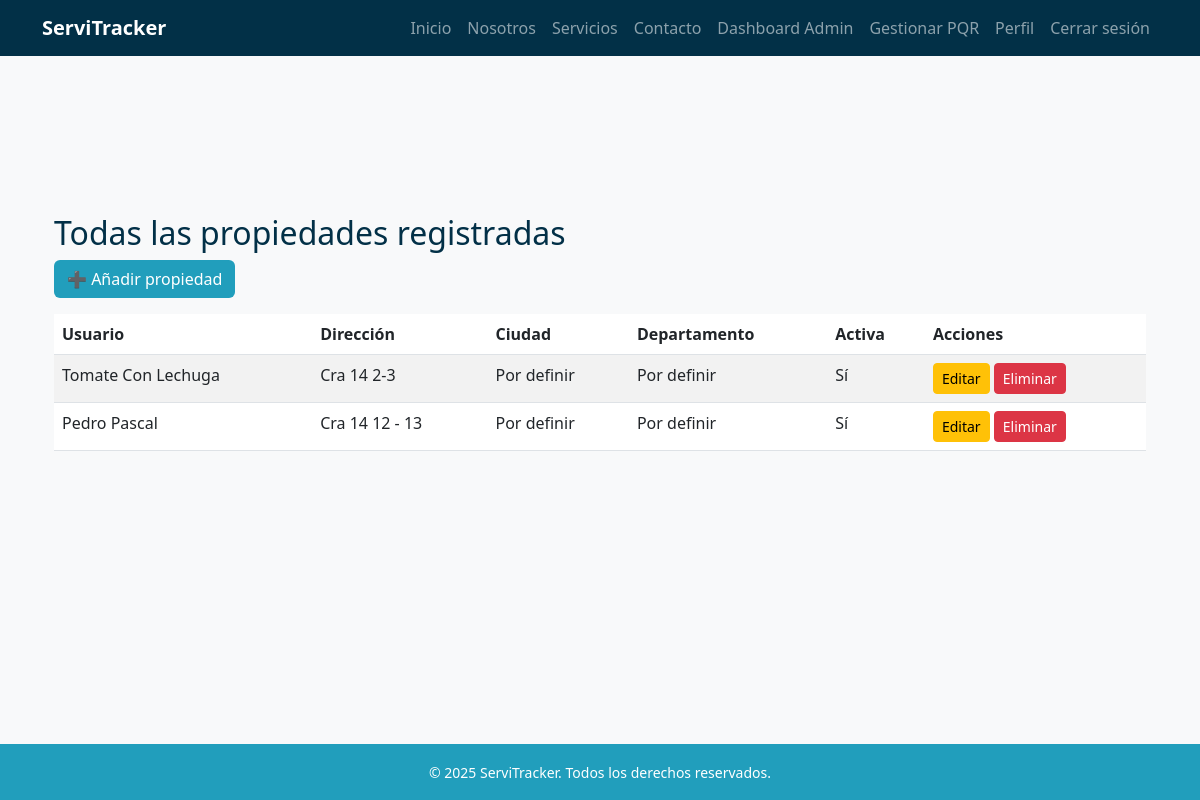
/propiedades/ (signed in), run on an earlier commit of the app's database.
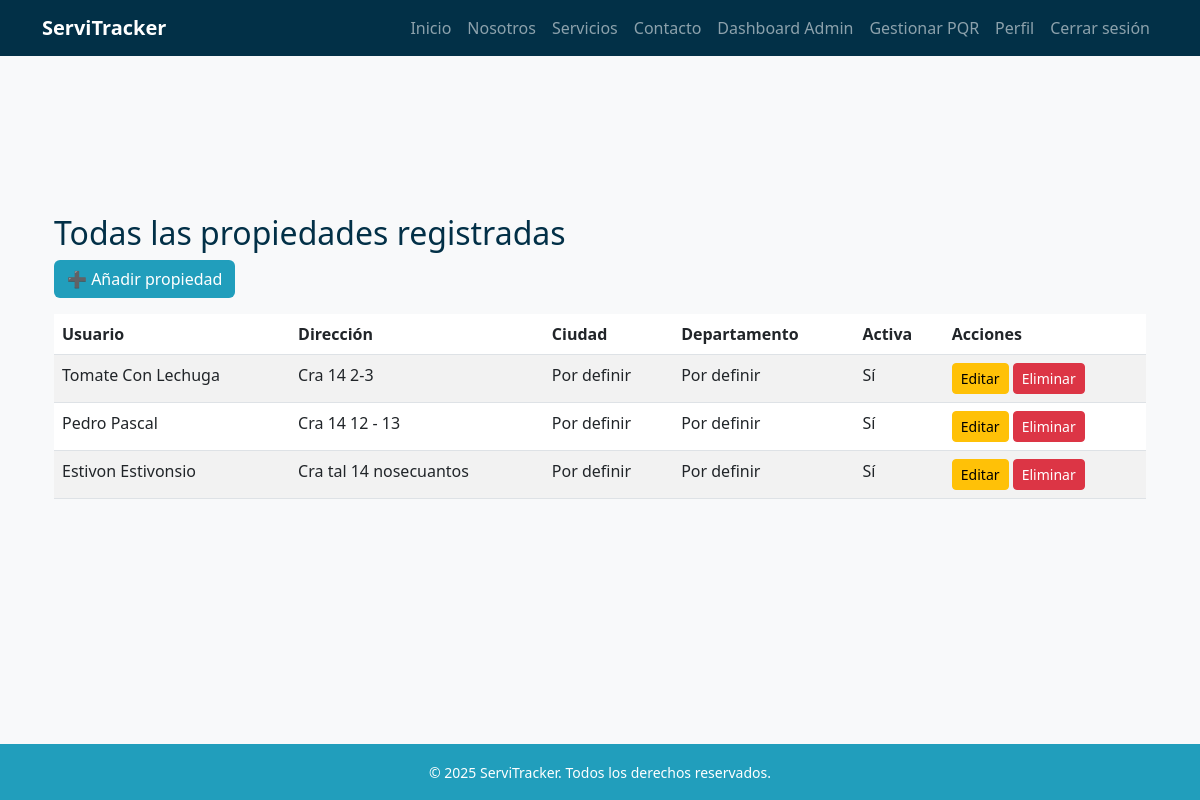
And on a later commit of the database.
### propiedades/models.py (models this page shows, shortened)
class Propiedad(models.Model):
    usuario = models.ForeignKey(
        settings.AUTH_USER_MODEL,
        on_delete=models.CASCADE,
        related_name='propiedades'
    )
    departamento = models.CharField(max_length=100)
    ciudad = models.CharField(max_length=100)
    direccion = models.CharField(max_length=200)
    activa = models.BooleanField(default=True)

### usuarios/models.py (models this page shows)
class Usuario(AbstractBaseUser, PermissionsMixin):
    ROLES = [
        ("administrador", "Administrador"),
        ("agente", "Agente"),
        ("tecnico", "Técnico"),
        ("ciudadano", "Ciudadano"),
    ]
    documento = models.CharField(max_length=20, unique=True)
    email = models.EmailField(blank=True, null=True)
    nombres = models.CharField(max_length=100, blank=True, null=True)
    apellidos = models.CharField(max_length=100, blank=True, null=True)
    rol = models.CharField(max_length=20, choices=ROLES, default="ciudadano")
    especialidad = models.ForeignKey(Especialidad, on_delete=models.SET_NULL, null=True, blank=True)
    is_active = models.BooleanField(default=True)
    is_staff = models.BooleanField(default=False)
    date_joined = models.DateTimeField(auto_now_add=True)
    objects = UsuarioManager()
    USERNAME_FIELD = "documento"
    REQUIRED_FIELDS = []  # puedes agregar 'email' si quieres que sea obligatorio
    def __str__(self):
        return self.get_public_name()
    def get_full_name(self):
        nombre = (self.nombres or "").strip()
        apellido = (self.apellidos or "").strip()
        full = f"{nombre} {apellido}".strip()
        return full or ""
    def get_public_name(self):
        return self.get_full_name() or "Usuario"

### propiedades/views.py (the view)
# urls.py: path('', views.lista_propiedades, name='lista_propiedades'),
@user_passes_test(lambda u: u.is_staff or u.rol == "administrador")
def lista_propiedades(request):
    propiedades = Propiedad.objects.all()
    return render(request, 'propiedades/propiedades.html', {'propiedades': propiedades})

### templates/propiedades/propiedades.html (shortened to what this page needs)
{% extends 'base.html' %}
{% block content %}
<div class="container my-5">
    <h2 class="text-blue-dark">Todas las propiedades registradas</h2>
    <a href="{% url 'crear_propiedad' %}" class="btn btn-blue-mid mb-3">➕ Añadir propiedad</a>
    <table class="table table-striped">
        <thead>
            <tr>
                <th>Usuario</th>
                <th>Dirección</th>
                <th>Ciudad</th>
                <th>Departamento</th>
                <th>Activa</th>
                <th>Acciones</th>
            </tr>
        </thead>
        <tbody>
            {% for p in propiedades %}
            <tr>
                <td>{{ p.usuario }}</td>
                <td>{{ p.direccion }}</td>
                <td>{{ p.ciudad }}</td>
                <td>{{ p.departamento }}</td>
                <td>{{ p.activa|yesno:"Sí,No" }}</td>
                <td>
                    <a href="{% url 'editar_propiedad' p.pk %}" class="btn btn-sm btn-warning">Editar</a>
                    <a href="{% url 'eliminar_propiedad' p.pk %}" class="btn btn-sm btn-danger">Eliminar</a>
                </td>
            </tr>
            {% empty %}
            <tr><td colspan="6">No hay propiedades registradas.</td></tr>
            {% endfor %}
        </tbody>
    </table>
</div>
{% endblock %}

What changed in the data, as far as the page shows it:
added Propiedad: usuario "Estivon Estivonsio", direccion "Cra tal 14 nosecuantos", ciudad "Por definir", departamento "Por definir", activa "Sí"
